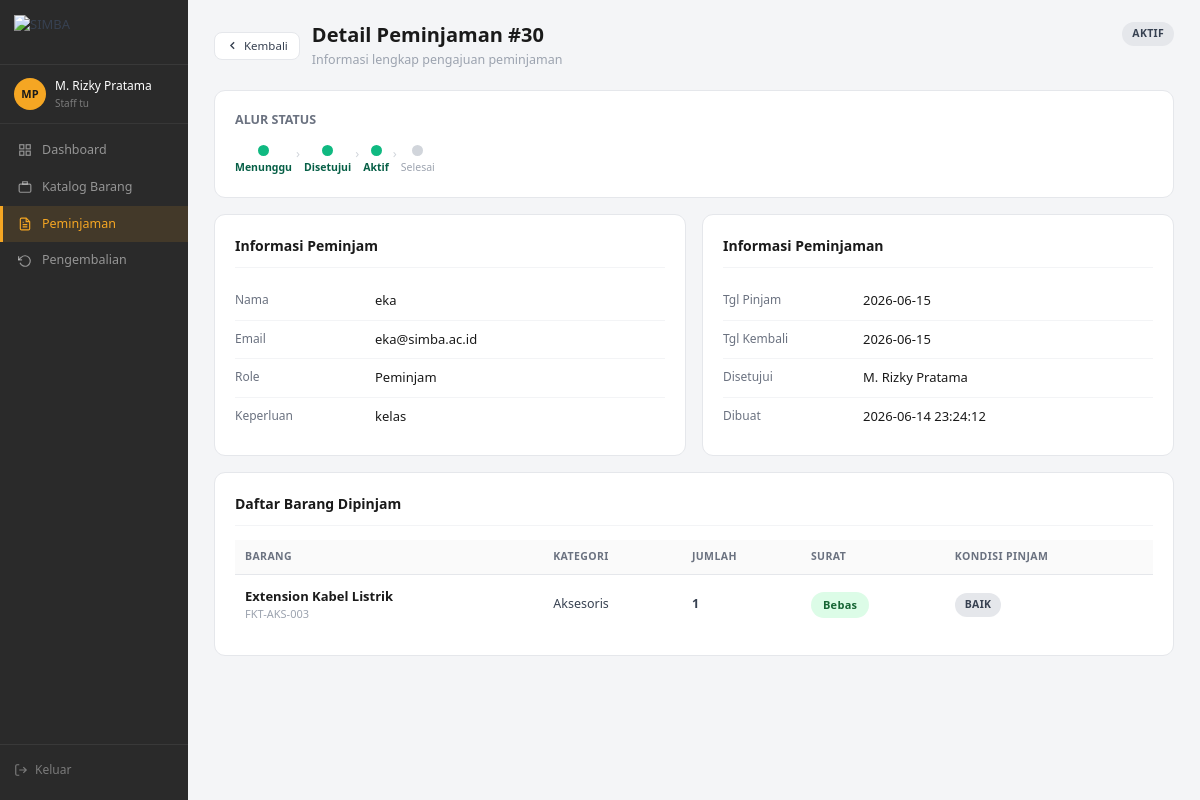
Page /pages/peminjaman/detail.php?id=30 (signed in) on the committed database.
### tables this page shows
CREATE TABLE IF NOT EXISTS `pengajuan_peminjaman` (
  `id` int NOT NULL AUTO_INCREMENT,
  `id_peminjam` int NOT NULL,
  `keperluan` text NOT NULL,
  `tanggal_pinjam` date NOT NULL,
  `tanggal_kembali` date NOT NULL,
  `status` enum('menunggu','diverifikasi','disetujui','ditolak','aktif','selesai','dibatalkan') DEFAULT 'menunggu',
  `diverifikasi_oleh` int DEFAULT NULL,
  `disetujui_oleh` int DEFAULT NULL,
  `catatan_tolak` text,
  `dibuat_pada` timestamp NOT NULL DEFAULT CURRENT_TIMESTAMP,
  `diperbarui_pada` timestamp NOT NULL DEFAULT CURRENT_TIMESTAMP ON UPDATE CURRENT_TIMESTAMP,
  `file_surat` varchar(255) DEFAULT NULL COMMENT 'Untuk event himpunan/peminjaman alat berat',
  PRIMARY KEY (`id`),
  KEY `id_peminjam` (`id_peminjam`),
  KEY `diverifikasi_oleh` (`diverifikasi_oleh`),
  KEY `disetujui_oleh` (`disetujui_oleh`),
  CONSTRAINT `pengajuan_peminjaman_ibfk_1` FOREIGN KEY (`id_peminjam`) REFERENCES `users` (`id`),
  CONSTRAINT `pengajuan_peminjaman_ibfk_2` FOREIGN KEY (`diverifikasi_oleh`) REFERENCES `users` (`id`),
  CONSTRAINT `pengajuan_peminjaman_ibfk_3` FOREIGN KEY (`disetujui_oleh`) REFERENCES `users` (`id`)
);

CREATE TABLE IF NOT EXISTS `users` (
  `id` int NOT NULL AUTO_INCREMENT,
  `nama_pengguna` varchar(50) NOT NULL,
  `kata_sandi` varchar(255) NOT NULL,
  `nama_lengkap` varchar(100) NOT NULL,
  `email` varchar(100) NOT NULL,
  `peran` enum('admin','staff_tu','peminjam') NOT NULL,
  `aktif` tinyint(1) NOT NULL DEFAULT '1',
  `dibuat_pada` timestamp NOT NULL DEFAULT CURRENT_TIMESTAMP,
  PRIMARY KEY (`id`),
  UNIQUE KEY `nama_pengguna` (`nama_pengguna`),
  UNIQUE KEY `email` (`email`)
);

CREATE TABLE IF NOT EXISTS `detail_peminjaman` (
  `id` int NOT NULL AUTO_INCREMENT,
  `id_peminjaman` int NOT NULL,
  `id_barang` int NOT NULL,
  `jumlah` int NOT NULL,
  `kondisi_saat_pinjam` enum('baik','rusak_ringan') DEFAULT 'baik',
  `catatan` text,
  PRIMARY KEY (`id`),
  KEY `id_peminjaman` (`id_peminjaman`),
  KEY `id_barang` (`id_barang`),
  CONSTRAINT `detail_peminjaman_ibfk_1` FOREIGN KEY (`id_peminjaman`) REFERENCES `pengajuan_peminjaman` (`id`),
  CONSTRAINT `detail_peminjaman_ibfk_2` FOREIGN KEY (`id_barang`) REFERENCES `barang` (`id`)
);

CREATE TABLE IF NOT EXISTS `barang` (
  `id` int NOT NULL AUTO_INCREMENT,
  `kategori_id` int NOT NULL,
  `kode_barang` varchar(30) NOT NULL,
  `nama` varchar(150) NOT NULL,
  `stok_total` int NOT NULL,
  `stok_tersedia` int NOT NULL,
  `kondisi` enum('baik','rusak_ringan','rusak_berat') DEFAULT 'baik',
  `status` enum('tersedia','dipinjam','dalam_perbaikan') DEFAULT 'tersedia',
  `foto` varchar(255) DEFAULT NULL,
  `dibuat_pada` timestamp NOT NULL DEFAULT CURRENT_TIMESTAMP,
  PRIMARY KEY (`id`),
  UNIQUE KEY `kode_barang` (`kode_barang`),
  KEY `kategori_id` (`kategori_id`),
  CONSTRAINT `barang_ibfk_1` FOREIGN KEY (`kategori_id`) REFERENCES `kategori` (`id`)
);

CREATE TABLE IF NOT EXISTS `kategori` (
  `id` int NOT NULL AUTO_INCREMENT,
  `nama` varchar(100) NOT NULL,
  `kode` varchar(20) NOT NULL,
  `deskripsi` text NOT NULL,
  PRIMARY KEY (`id`),
  UNIQUE KEY `kode` (`kode`)
);

### includes/auth_check.php (called while the page is built, shortened)
<?php
if (!function_exists('app_base_path')) {
    function app_base_path(): string {
        $script = str_replace('\\', '/', $_SERVER['SCRIPT_NAME'] ?? '');
        $pos = strpos($script, '/pages/');
        if ($pos !== false) {
            return rtrim(substr($script, 0, $pos), '/');
        }
        return rtrim(dirname($script), '/\\');
    }
}
if (!function_exists('app_url')) {
    function app_url(string $path = ''): string {
        $base = app_base_path();
        return $base . '/' . ltrim($path, '/');
    }
}
if (!function_exists('asset_url')) {
    function asset_url(string $path): string {
        $full = dirname(__DIR__) . '/' . ltrim($path, '/');
        $ver  = is_file($full) ? filemtime($full) : time();
        return app_url($path) . '?v=' . $ver;
    }
}

### pages/peminjaman/detail.php (the view, shortened to what this page needs)
<?php
require_once __DIR__ . '/../../config/koneksi.php';
require_once __DIR__ . '/../../includes/auth_check.php';
require_once __DIR__ . '/../../includes/functions.php';
$id = (int)($_GET['id'] ?? 0);
$stmt = $conn->prepare("
    SELECT pp.*,
           u.nama_lengkap  AS nama_peminjam,
           u.email         AS email_peminjam,
           u.peran         AS peran_peminjam,
           ap.nama_lengkap AS nama_approver
    FROM pengajuan_peminjaman pp
    JOIN users u    ON u.id = pp.id_peminjam
    LEFT JOIN users ap ON ap.id = pp.disetujui_oleh
    WHERE pp.id = ?
");
$stmt->bind_param('i', $id);
$stmt->execute();
$peminjaman = $stmt->get_result()->fetch_assoc();
$detail_stmt = $conn->prepare("
    SELECT dp.*, b.nama AS nama_barang, b.kode_barang, (b.stok_total <= 3) AS wajib_surat, k.nama AS kategori,
           pg.kondisi_kembali
    FROM detail_peminjaman dp
    JOIN barang b ON b.id = dp.id_barang
    JOIN kategori k ON k.id = b.kategori_id
    LEFT JOIN pengembalian pg ON pg.id_peminjaman = dp.id_peminjaman
    WHERE dp.id_peminjaman = ?
");
$detail_stmt->bind_param('i', $id);
$detail_stmt->execute();
$detail_list = $detail_stmt->get_result()->fetch_all(MYSQLI_ASSOC);
$status_order = ['menunggu','disetujui','aktif','selesai'];
$current_idx  = array_search($peminjaman['status'], $status_order);
?>
<!DOCTYPE html>
<html lang="id">
<head>
    <link rel="stylesheet" href="<?= asset_url('assets/css/style.css') ?>">
</head>
<body>
<div class="app-wrapper">
    <?php include __DIR__ . '/../../includes/sidebar.php'; ?>
    <main class="main-content">
        <div class="page-header">
            <div style="display:flex;align-items:center;gap:12px">
                <a href="index.php" class="btn btn-outline btn-sm">
                    <svg width="13" height="13" fill="none" stroke="currentColor" stroke-width="2.5" viewBox="0 0 24 24">
                        <polyline points="15 18 9 12 15 6"/>
                    </svg>
                    Kembali
                </a>
                <div>
                    <h2>Detail Peminjaman #<?= $id ?></h2>
                    <p>Informasi lengkap pengajuan peminjaman</p>
                </div>
            </div>
            <div style="display:flex;gap:8px;align-items:center">
                <?= badge_status($peminjaman['status']) ?>
            </div>
        </div>
        <?php if ($peminjaman['status'] !== 'ditolak' && $peminjaman['status'] !== 'dibatalkan'): ?>
        <div class="card">
            <div style="font-size:12.5px;font-weight:600;color:#6b7280;margin-bottom:14px">ALUR STATUS</div>
            <div class="alur-steps">
                <?php
                $step_labels = ['Menunggu','Disetujui','Aktif','Selesai'];
                foreach ($status_order as $si => $s):
                    $done = ($current_idx !== false && $si <= $current_idx);
                ?>
                <div class="alur-step <?= $done ? 'done' : '' ?>">
                    <div class="step-dot"></div>
                    <div class="step-label"><?= $step_labels[$si] ?></div>
                </div>
                <?php if ($si < count($status_order)-1): ?>
                <div class="alur-arrow">›</div>
                <?php endif; ?>
                <?php endforeach; ?>
            </div>
        </div>
        <?php endif; ?>
        <div class="detail-grid">
            <div class="card">
                <div class="card-title">Informasi Peminjam</div>
                <table class="detail-table">
                    <tr>
                        <td class="detail-label">Nama</td>
                        <td class="detail-value"><?= sanitasi($peminjaman['nama_peminjam']) ?></td>
                    </tr>
                    <tr>
                        <td class="detail-label">Email</td>
                        <td class="detail-value"><?= sanitasi($peminjaman['email_peminjam']) ?></td>
                    </tr>
                    <tr>
                        <td class="detail-label">Role</td>
                        <td class="detail-value"><?= ucfirst(sanitasi($peminjaman['peran_peminjam'])) ?></td>
                    </tr>
                    <tr>
                        <td class="detail-label">Keperluan</td>
                        <td class="detail-value"><?= sanitasi($peminjaman['keperluan']) ?></td>
                    </tr>
                </table>
            </div>
            <div class="card">
                <div class="card-title">Informasi Peminjaman</div>
                <table class="detail-table">
                    <tr>
                        <td class="detail-label">Tgl Pinjam</td>
                        <td class="detail-value"><?= sanitasi($peminjaman['tanggal_pinjam']) ?></td>
                    </tr>
                    <tr>
                        <td class="detail-label">Tgl Kembali</td>
                        <td class="detail-value"><?= sanitasi($peminjaman['tanggal_kembali']) ?></td>
                    </tr>
                    <tr>
                        <td class="detail-label">Disetujui</td>
                        <td class="detail-value"><?= $peminjaman['nama_approver'] ? sanitasi($peminjaman['nama_approver']) : '<span class="text-muted">Belum</span>' ?></td>
                    </tr>
                    <tr>
                        <td class="detail-label">Dibuat</td>
                        <td class="detail-value"><?= sanitasi($peminjaman['dibuat_pada']) ?></td>
                    </tr>
                </table>
            </div>
        </div>
        <div class="card">
            <div class="card-title">Daftar Barang Dipinjam</div>
            <div class="table-wrapper">
                <table class="barang-table">
                    <thead>
                        <tr>
                            <th>BARANG</th>
                            <th>KATEGORI</th>
                            <th>JUMLAH</th>
                            <th>SURAT</th>
                            <th>KONDISI PINJAM</th>
                        </tr>
                    </thead>
                    <tbody>
                    <?php foreach ($detail_list as $d): ?>
                    <tr>
                        <td>
                            <div class="item-nama"><?= sanitasi($d['nama_barang']) ?></div>
                            <div class="item-kode"><?= sanitasi($d['kode_barang']) ?></div>
                        </td>
                        <td><?= sanitasi($d['kategori']) ?></td>
                        <td><strong><?= (int)$d['jumlah'] ?></strong></td>
                        <td><?= badge_surat((bool)$d['wajib_surat']) ?></td>
                        <td><?= badge_status($d['kondisi_saat_pinjam']) ?></td>
                    </tr>
                    <?php endforeach; ?>
                    </tbody>
                </table>
            </div>
        </div>
    </main>
</div>
</body>
</html>

### includes/functions.php (shortened to what this page needs)
<?php
function sanitasi(string $input): string {
    return htmlspecialchars(strip_tags(trim($input)));
}
function badge_status(string $status): string {
    $map = [
        'menunggu'     => ['label' => 'MENUNGGU',     'class' => 'badge-menunggu'],
        'diverifikasi' => ['label' => 'DIVERIFIKASI', 'class' => 'badge-diverifikasi'],
        'disetujui'    => ['label' => 'DISETUJUI',    'class' => 'badge-disetujui'],
        'ditolak'      => ['label' => 'DITOLAK',      'class' => 'badge-ditolak'],
        'aktif'        => ['label' => 'AKTIF',        'class' => 'badge-aktif'],
        'selesai'      => ['label' => 'SELESAI',      'class' => 'badge-selesai'],
        'dibatalkan'   => ['label' => 'DIBATALKAN',   'class' => 'badge-dibatalkan'],
        'baik'         => ['label' => 'BAIK',         'class' => 'badge-aktif'],
        'rusak_ringan' => ['label' => 'RUSAK RINGAN', 'class' => 'badge-menunggu'],
        'rusak_berat'  => ['label' => 'RUSAK BERAT',  'class' => 'badge-ditolak'],
    ];
    $b = $map[$status] ?? ['label' => strtoupper($status), 'class' => 'badge-aktif'];
    return '<span class="badge ' . $b['class'] . '">' . $b['label'] . '</span>';
}
function badge_surat(bool $wajib): string {
    return '<span class="badge badge-surat surat-bebas">Bebas</span>';
}

### assets/css/style.css (style rules this page uses)
*, *::before, *::after { box-sizing: border-box; margin: 0; padding: 0; }
:root { --amber: #F5A623; --amber-dark: #e09620; --amber-light: rgba(245,166,35,0.12); --bg: #f4f5f7; --white: #ffffff; --border: #e5e7eb; --border-light: #f3f4f6; --text-main: #1a1a1a; --text-body: #374151; --text-muted: #9ca3af; --text-sub: #6b7280; --sidebar-bg: #2a2a2a; --radius-sm: 6px; --radius-md: 8px; --radius-lg: 12px; --shadow-sm: 0 1px 3px rgba(0,0,0,0.06); --shadow-md: 0 4px 12px rgba(0,0,0,0.08); }
body { font-family: 'Segoe UI', -apple-system, BlinkMacSystemFont, sans-serif; font-size: 13px; line-height: 1.5; background: var(--bg); color: var(--text-body); min-height: 100vh; -webkit-font-smoothing: antialiased; }
a { text-decoration: none; color: inherit; }
svg { vertical-align: middle; }
.app-wrapper { display: flex; min-height: 100vh; }
.main-content { flex: 1; padding: 22px 26px; overflow-y: auto; min-width: 0; }
.page-header { display: flex; justify-content: space-between; align-items: flex-start; margin-bottom: 20px; gap: 12px; flex-wrap: wrap; }
.page-header h2 { font-size: 20px; font-weight: 700; color: var(--text-main); line-height: 1.3; }
.page-header p { font-size: 12.5px; color: var(--text-muted); margin-top: 3px; }
.btn { display: inline-flex; align-items: center; gap: 5px; padding: 8px 16px; border-radius: var(--radius-md); font-size: 12.5px; font-weight: 500; cursor: pointer; border: none; text-decoration: none; transition: background 0.15s, opacity 0.15s; white-space: nowrap; line-height: 1.4; }
.btn-sm { padding: 5px 11px; font-size: 11.5px; }
.btn-outline { background: #fff; border: 1px solid var(--border); color: var(--text-body); }
.badge { display: inline-block; padding: 4px 10px; border-radius: 999px; font-size: 10.5px; font-weight: 700; letter-spacing: 0.3px; white-space: nowrap; }
.badge-aktif { background: #e5e7eb; color: #374151; }
.badge-surat { padding: 5px 12px; font-size: 11px; }
.surat-bebas { background: #dcfce7; color: #166534; }
.table-wrapper { overflow-x: auto; }
.barang-table { width: 100%; border-collapse: collapse; font-size: 12.5px; }
.barang-table th { padding: 9px 10px; text-align: left; font-size: 10.5px; font-weight: 700; color: var(--text-sub); text-transform: uppercase; letter-spacing: 0.4px; border-bottom: 1px solid var(--border); background: #fafafa; }
.barang-table td { padding: 12px 10px; border-bottom: 1px solid #f5f5f5; vertical-align: middle; }
.barang-table tr:last-child td { border-bottom: none; }
.item-nama { font-weight: 700; color: var(--text-main); font-size: 13px; }
.item-kode { font-size: 11px; color: var(--text-muted); }
.card { background: #fff; border-radius: 11px; border: 1px solid var(--border); padding: 20px; margin-bottom: 16px; }
.card-title { font-size: 14px; font-weight: 600; color: var(--text-main); margin-bottom: 14px; padding-bottom: 11px; border-bottom: 1px solid var(--border-light); }
.detail-grid { display: grid; grid-template-columns: 1fr 1fr; gap: 16px; }
.detail-table { width: 100%; border-collapse: collapse; }
.detail-table tr { border-bottom: 1px solid var(--border-light); }
.detail-table tr:last-child { border-bottom: none; }
.detail-label { padding: 9px 0; font-size: 12px; color: var(--text-sub); width: 140px; vertical-align: top; }
.detail-value { padding: 9px 0; font-size: 13px; color: var(--text-main); font-weight: 500; }
.alur-steps { display: flex; align-items: center; gap: 4px; flex-wrap: wrap; }
.alur-step { display: flex; flex-direction: column; align-items: center; gap: 4px; }
.step-dot { width: 11px; height: 11px; border-radius: 50%; background: #d1d5db; border: 2px solid #d1d5db; }
.alur-step.done .step-dot { background: #10b981; border-color: #10b981; }
.step-label { font-size: 10.5px; color: var(--text-muted); white-space: nowrap; }
.alur-step.done .step-label { color: #065f46; font-weight: 600; }
.alur-arrow { color: #d1d5db; font-size: 13px; margin-bottom: 14px; }

### rows in the picture
pengajuan_peminjaman: status "AKTIF", id_peminjam.nama_lengkap "eka", id_peminjam.email "eka@simba.ac.id", id_peminjam.peran "Peminjam", keperluan "kelas", tanggal_pinjam "2026-06-15", tanggal_kembali "2026-06-15", disetujui_oleh.nama_lengkap "M. Rizky Pratama", dibuat_pada "2026-06-14 23:24:12"
detail_peminjaman: id_barang.nama "Extension Kabel Listrik", id_barang.kode_barang "FKT-AKS-003", kategori.nama "Aksesoris", jumlah "1", kondisi_saat_pinjam "BAIK"

### other values in the picture
$inisial "MP"
$nama "M. Rizky Pratama"
str_replace('_', ' ', $peran) "Staff tu"
$id "30"
$step_labels[$si] "Menunggu"
$step_labels[$si] "Disetujui"
$step_labels[$si] "Aktif"
$step_labels[$si] "Selesai"
